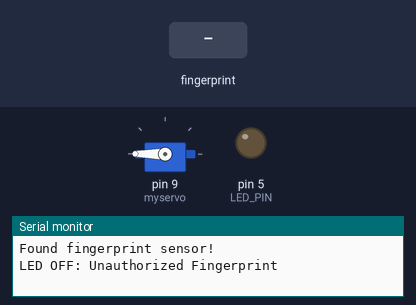
Bench run of a sketch on a simulated Arduino Uno, built with avr-gcc and run on an emulated ATmega328P. On the bench: servo, output pins drawn as LEDs (lit = HIGH), the last lines printed to the serial monitor. The inputs (shaded band) are chosen by the test bench.

Above: at 1.2 s.
2.3 s: finger stored as number 1 placed on the sensor
At 4.5 s:
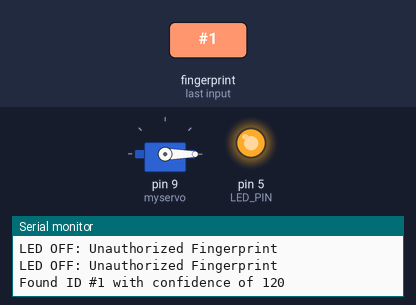
At 5.9 s:
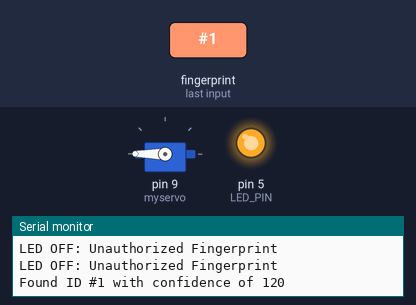
Timing chart, 0 to 12.5 s (numbered marks = the images above; inputs shaded):
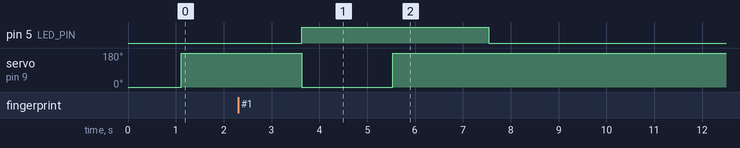

Measured:
- after the input at 2.3 s, pin 5 (LED_PIN): LOW → HIGH after 1.3 s, → LOW 3.9 s later

The sketch:

FingerprintScannerDoor.ino
```cpp
#include <Adafruit_Fingerprint.h>
#include <SoftwareSerial.h>
#include <Servo.h>

#define LED_PIN 5  // Define LED pin

Servo myservo;  // create Servo object to control a servo
// twelve Servo objects can be created on most boards

SoftwareSerial mySerial(2, 3);
Adafruit_Fingerprint finger = Adafruit_Fingerprint(&mySerial);

int fingerprintID = 0;
String IDname;

int pos = 0;    // variable to store the servo position

void setup() {
  Serial.begin(9600);
  pinMode(LED_PIN, OUTPUT);  // Set LED pin as output

  // Fingerprint sensor module setup
  finger.begin(57600);

   myservo.attach(9);  // attaches the servo on pin 9 to the Servo object
  myservo.write(pos);


  if (finger.verifyPassword()) {
    Serial.println("Found fingerprint sensor!");
  } else {
    Serial.println("Did not find fingerprint sensor :(");
    while (1) { delay(1); }
  }
}

void loop() {
  fingerprintID = getFingerprintIDez();
  delay(50);

  if (fingerprintID == 1 || fingerprintID == 3 || fingerprintID == 4 || fingerprintID == 5) {
    IDname = "Itamar";

    pos = 0;    // variable to store the servo position
    myservo.write(pos);              // tell servo to go to position in variable 'pos'
    digitalWrite(LED_PIN, HIGH);  // Turn on LED
    delay(1900);                       // waits 1900 ms for the servo to reach the position

    pos = 180;    // variable to store the servo position
    myservo.write(pos);              // tell servo to go to position in variable 'pos'
    delay(1900);                       // waits 15 ms for the servo to reach the position
    Serial.println("LED ON: Authorized Fingerprint Detected");


  } else {
    digitalWrite(LED_PIN, LOW);  // Turn off LED
    Serial.println("LED OFF: Unauthorized Fingerprint");
    pos = 180;    // variable to store the servo position
    myservo.write(pos);              // tell servo to go to position in variable 'pos'
    delay(500);
    pos = 179;    // variable to store the servo position
    myservo.write(pos);
    delay(500);
  }
}

// Returns -1 if failed, otherwise returns ID #
int getFingerprintIDez() {
  uint8_t p = finger.getImage();
  if (p != FINGERPRINT_OK) return -1;

  p = finger.image2Tz();
  if (p != FINGERPRINT_OK) return -1;

  p = finger.fingerFastSearch();
  if (p != FINGERPRINT_OK) return -1;

  // Found a match!
  Serial.print("Found ID #");
  Serial.print(finger.fingerID);
  Serial.print(" with confidence of ");
  Serial.println(finger.confidence);
  return finger.fingerID;
}
```
